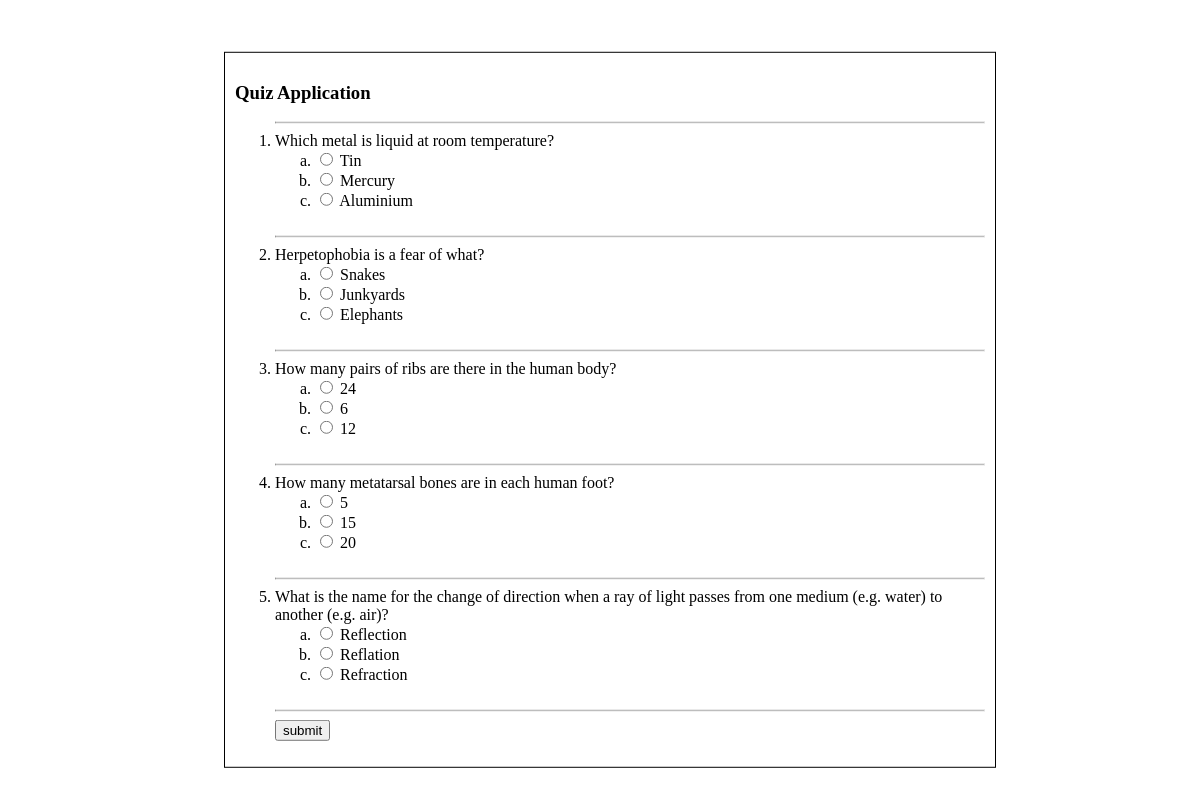
The page / on the database its author committed.
### tables this page shows
CREATE TABLE IF NOT EXISTS `questions` (
  `id` int(11) NOT NULL AUTO_INCREMENT,
  `content` varchar(250) NOT NULL,
  `Ans_id` int(11) NOT NULL,
  PRIMARY KEY (`id`)
);

CREATE TABLE IF NOT EXISTS `answers` (
  `id` int(11) NOT NULL AUTO_INCREMENT,
  `content` varchar(250) NOT NULL,
  `ans_id` int(11) NOT NULL,
  PRIMARY KEY (`id`)
);

### index.php (the view, shortened to what this page needs)
<!DOCTYPE html PUBLIC "-//W3C//DTD XHTML 1.0 Strict//EN" http://www.w3.org/TR/xhtml1/DTD/xhtml1-strict.dtd>
<html xmlns = "http://www.w3.org/1999/xhtml">
<link rel="stylesheet" href="index.css">
<?php $conn=mysqli_connect("localhost","root","","quizapp"); ?>
<body>
<div class="middleTable">
  <form action="result.php" method="post">
  <?php $sql='select * from questions';
  $result=mysqli_query($conn,$sql);?>
  <h3>Quiz Application</h3>
  <ol type="1">
  <?php while($Qns=mysqli_fetch_array($result)){?>
    <hr>
    <li id="question<?php echo $Qns['id']?>">
      <?php echo $Qns['content']; ?>
    <ol type="a">
      <?php $db='select * from answers where ans_id=?';
      $stmt=mysqli_stmt_init($conn);
      mysqli_stmt_prepare($stmt,$db);
      mysqli_stmt_bind_param($stmt,'i',$Qns['id']);
      mysqli_stmt_execute($stmt);
      $reponse=mysqli_stmt_get_result($stmt);
       ?>
      <?php while($Ans=mysqli_fetch_array($reponse)){?>
        <li>
          <input id="ans" type="radio" name="question_<?php echo $Qns['id']?>" value="<?php echo $Ans['id']?>">
          <?php echo $Ans['content']; ?>
        </li>
      <?php } ?>
      <br>
    </ol>
    </li>
  <?php } ?><hr>
  <input type="submit" name="submit" value="submit">
  </form>
</div>
</body>
</html>

### index.css (style rules this page uses)
div.middleTable { position: absolute; padding:10px; margin:10px; top: 50%; left: 50%; transform: translate(-50%,-50%); width: 750px; border: 1px solid black; }

### rows shown on the page
questions: content "Which metal is liquid at room temperature?"
answers: content "Tin"
answers: content "Mercury"
answers: content "Aluminium"
questions: content "Herpetophobia is a fear of what?"
answers: content "Snakes"
answers: content "Junkyards"
answers: content "Elephants"
questions: content "How many pairs of ribs are there in the human body?"
answers: content "24"
answers: content "6"
answers: content "12"
questions: content "How many metatarsal bones are in each human foot?"
answers: content "5"
answers: content "15"
answers: content "20"
questions: content "What is the name for the change of direction when a ray of light passes from one medium (e.g. water) to another (e.g. air)?"
answers: content "Reflection"
answers: content "Reflation"
answers: content "Refraction"
